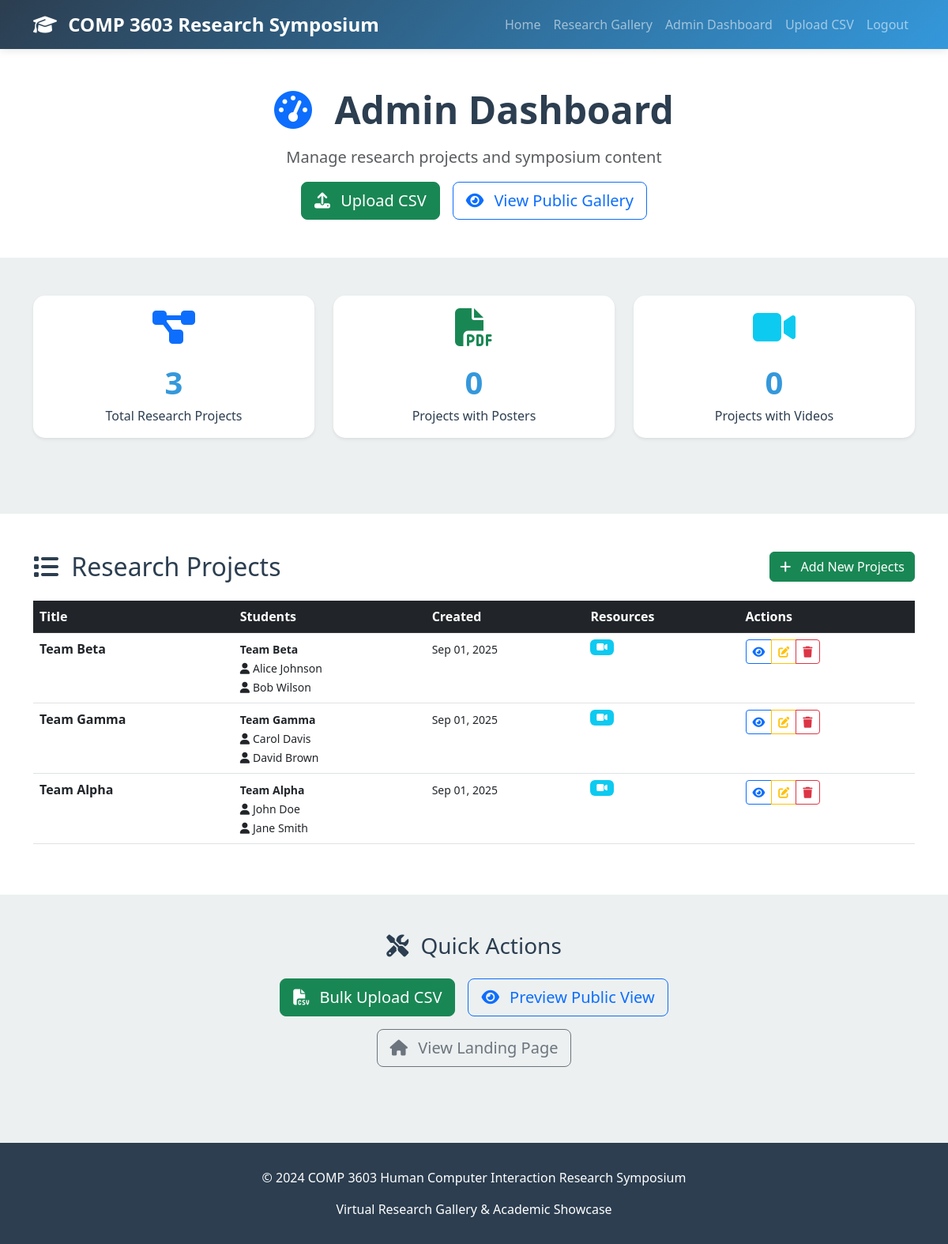
The page /admin (signed in) on the database its author committed.
### app.py (models this page shows)
class ResearchProject(db.Model):
    id = db.Column(db.Integer, primary_key=True)
    group_name = db.Column(db.String(100), nullable=False)
    member1_name = db.Column(db.String(100), nullable=False)
    member2_name = db.Column(db.String(100), nullable=False)
    paper1_title = db.Column(db.String(200), nullable=False)
    paper2_title = db.Column(db.String(200), nullable=False)
    member1_paper = db.Column(db.String(200), nullable=False)  # Which paper member1 worked on
    member2_paper = db.Column(db.String(200), nullable=False)  # Which paper member2 worked on
    presentation_video_url = db.Column(db.String(500))
    combined_slide_decks_filename = db.Column(db.String(200))  # PDF with both slide decks
    combined_posters_filename = db.Column(db.String(200))      # PDF with both posters
    tags = db.Column(db.String(500))  # Comma-separated tags
    created_at = db.Column(db.DateTime, default=datetime.utcnow)
    updated_at = db.Column(db.DateTime, default=datetime.utcnow, onupdate=datetime.utcnow)

### app.py (the view)
@app.route('/admin')
@login_required
def admin_dashboard():
    if not current_user.is_admin:
        flash('Access denied. Admin privileges required.')
        return redirect(url_for('index'))
    projects = ResearchProject.query.order_by(ResearchProject.created_at.desc()).all()
    return render_template('admin_dashboard.html', projects=projects)

### app.py (called while the page is built)
@login_manager.user_loader
def load_user(user_id):
    return User.query.get(int(user_id))

### templates/admin_dashboard.html (shortened to what this page needs)
{% extends "base.html" %}
{% block content %}
<section class="py-5 bg-white">
    <div class="container">
        <div class="row">
            <div class="col-lg-8 mx-auto text-center">
                <h1 class="display-5 fw-bold mb-3">
                    <i class="fas fa-tachometer-alt me-3 text-primary"></i>
                    Admin Dashboard
                </h1>
                <p class="lead text-muted">
                    Manage research projects and symposium content
                </p>
                <div class="d-flex justify-content-center gap-3 flex-wrap">
                    <a href="{{ url_for('upload_csv') }}" class="btn btn-success btn-lg">
                        <i class="fas fa-upload me-2"></i>
                        Upload CSV
                    </a>
                    <a href="{{ url_for('gallery') }}" class="btn btn-outline-primary btn-lg">
                        <i class="fas fa-eye me-2"></i>
                        View Public Gallery
                    </a>
                </div>
            </div>
        </div>
    </div>
</section>
<section class="py-5">
    <div class="container">
        <div class="row">
            <div class="col-md-4 text-center mb-4">
                <div class="card border-0 shadow-sm">
                    <div class="card-body">
                        <i class="fas fa-project-diagram fa-3x text-primary mb-3"></i>
                        <div class="stat-number">{{ projects|length }}</div>
                        <div class="stat-label">Total Research Projects</div>
                    </div>
                </div>
            </div>
            <div class="col-md-4 text-center mb-4">
                <div class="card border-0 shadow-sm">
                    <div class="card-body">
                        <i class="fas fa-file-pdf fa-3x text-success mb-3"></i>
                        <div class="stat-number">
                            {{ projects|selectattr('poster_filename')|list|length }}
                        </div>
                        <div class="stat-label">Projects with Posters</div>
                    </div>
                </div>
            </div>
            <div class="col-md-4 text-center mb-4">
                <div class="card border-0 shadow-sm">
                    <div class="card-body">
                        <i class="fas fa-video fa-3x text-info mb-3"></i>
                        <div class="stat-number">
                            {{ projects|selectattr('video_filename')|list|length }}
                        </div>
                        <div class="stat-label">Projects with Videos</div>
                    </div>
                </div>
            </div>
        </div>
    </div>
</section>
<section class="py-5 bg-white">
    <div class="container">
        <div class="d-flex justify-content-between align-items-center mb-4">
            <h2 class="mb-0">
                <i class="fas fa-list me-2"></i>
                Research Projects
            </h2>
            <a href="{{ url_for('upload_csv') }}" class="btn btn-success">
                <i class="fas fa-plus me-2"></i>
                Add New Projects
            </a>
        </div>
        {% if projects %}
        <div class="table-responsive">
            <table class="table table-hover">
                <thead class="table-dark">
                    <tr>
                        <th>Title</th>
                        <th>Students</th>
                        <th>Created</th>
                        <th>Resources</th>
                        <th>Actions</th>
                    </tr>
                </thead>
                <tbody>
                    {% for project in projects %}
                    <tr>
                        <td>
                            <strong>{{ project.group_name }}</strong>
                        </td>
                                                 <td>
                             <small>
                                 <strong>{{ project.group_name }}</strong><br>
                                 <i class="fas fa-user me-1"></i>{{ project.member1_name }}<br>
                                 <i class="fas fa-user me-1"></i>{{ project.member2_name }}
                             </small>
                         </td>
                        <td>
                            <small>{{ project.created_at.strftime('%b %d, %Y') }}</small>
                        </td>
                        <td>
                                                         <div class="d-flex gap-1">
                                 {% if project.presentation_video_url %}
                                 <span class="badge bg-info" title="Video Available">
                                     <i class="fas fa-video"></i>
                                 </span>
                                 {% endif %}
                             </div>
                        </td>
                        <td>
                            <div class="btn-group" role="group">
                                <a href="{{ url_for('view_project', project_id=project.id) }}"
                                   class="btn btn-sm btn-outline-primary" title="View">
                                    <i class="fas fa-eye"></i>
                                </a>
                                <a href="{{ url_for('edit_project', project_id=project.id) }}"
                                   class="btn btn-sm btn-outline-warning" title="Edit">
                                    <i class="fas fa-edit"></i>
                                </a>
                                <button type="button" class="btn btn-sm btn-outline-danger"
                                        title="Delete" onclick="confirmDelete({{ project.id }})">
                                    <i class="fas fa-trash"></i>
                                </button>
                            </div>
                        </td>
                    </tr>
                    {% endfor %}
                </tbody>
            </table>
        </div>
        {% endif %}
    </div>
</section>
<section class="py-5">
    <div class="container">
        <div class="row">
            <div class="col-lg-8 mx-auto text-center">
                <h3 class="mb-4">
                    <i class="fas fa-tools me-2"></i>
                    Quick Actions
                </h3>
                <div class="d-flex justify-content-center gap-3 flex-wrap">
                    <a href="{{ url_for('upload_csv') }}" class="btn btn-success btn-lg">
                        <i class="fas fa-file-csv me-2"></i>
                        Bulk Upload CSV
                    </a>
                    <a href="{{ url_for('gallery') }}" class="btn btn-outline-primary btn-lg">
                        <i class="fas fa-eye me-2"></i>
                        Preview Public View
                    </a>
                    <a href="{{ url_for('index') }}" class="btn btn-outline-secondary btn-lg">
                        <i class="fas fa-home me-2"></i>
                        View Landing Page
                    </a>
                </div>
            </div>
        </div>
    </div>
</section>
{% endblock %}

### templates/base.html (style rules this page uses)
:root { --primary-color: #2c3e50; --secondary-color: #3498db; --accent-color: #e74c3c; --light-bg: #ecf0f1; --dark-text: #2c3e50; }
body { font-family: 'Segoe UI', Tahoma, Geneva, Verdana, sans-serif; background-color: var(--light-bg); color: var(--dark-text); }
.card { border: none; border-radius: 15px; box-shadow: 0 5px 15px rgba(0,0,0,0.1); transition: transform 0.3s ease, box-shadow 0.3s ease; margin-bottom: 1.5rem; }
.stat-number { font-size: 2.5rem; font-weight: bold; color: var(--secondary-color); }
.stat-label { color: var(--dark-text); font-weight: 500; }

### rows shown on the page
ResearchProject: group_name "Team Beta", member1_name "Alice Johnson", member2_name "Bob Wilson", created_at "Sep 01, 2025"
ResearchProject: group_name "Team Gamma", member1_name "Carol Davis", member2_name "David Brown", created_at "Sep 01, 2025"
ResearchProject: group_name "Team Alpha", member1_name "John Doe", member2_name "Jane Smith", created_at "Sep 01, 2025"

### other values the page prints
{{ projects|length }} "3"
{{ projects|selectattr('poster_filename')|list|length }} "0"
{{ projects|selectattr('video_filename')|list|length }} "0"
